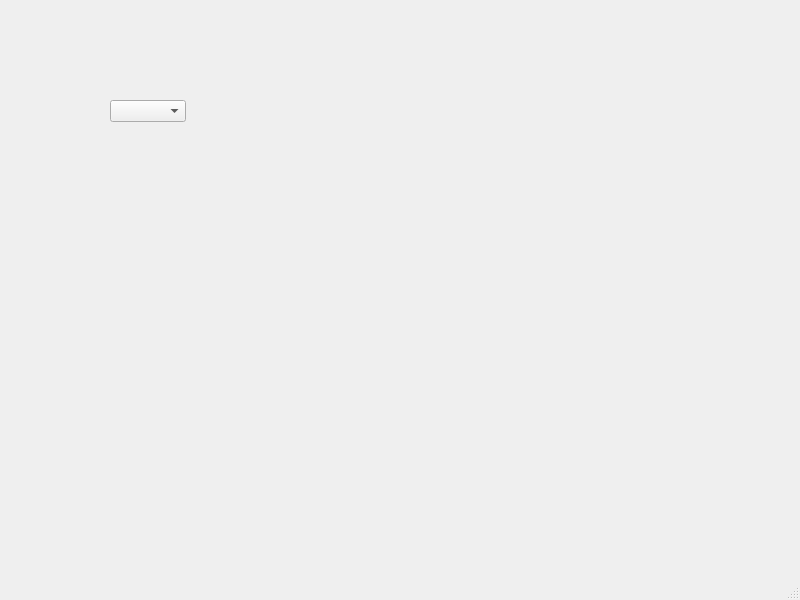
<?xml version="1.0" encoding="UTF-8"?>
<ui version="4.0">
 <class>MainWindow</class>
 <widget class="QMainWindow" name="MainWindow">
  <property name="geometry">
   <rect>
    <x>0</x>
    <y>0</y>
    <width>800</width>
    <height>600</height>
   </rect>
  </property>
  <property name="windowTitle">
   <string>MainWindow</string>
  </property>
  <widget class="QWidget" name="centralwidget">
   <widget class="QComboBox" name="comboBox">
    <property name="geometry">
     <rect>
      <x>110</x>
      <y>100</y>
      <width>76</width>
      <height>22</height>
     </rect>
    </property>
   </widget>
  </widget>
  <widget class="QMenuBar" name="menubar">
   <property name="geometry">
    <rect>
     <x>0</x>
     <y>0</y>
     <width>800</width>
     <height>21</height>
    </rect>
   </property>
  </widget>
  <widget class="QStatusBar" name="statusbar"/>
 </widget>
 <resources/>
 <connections/>
</ui>
